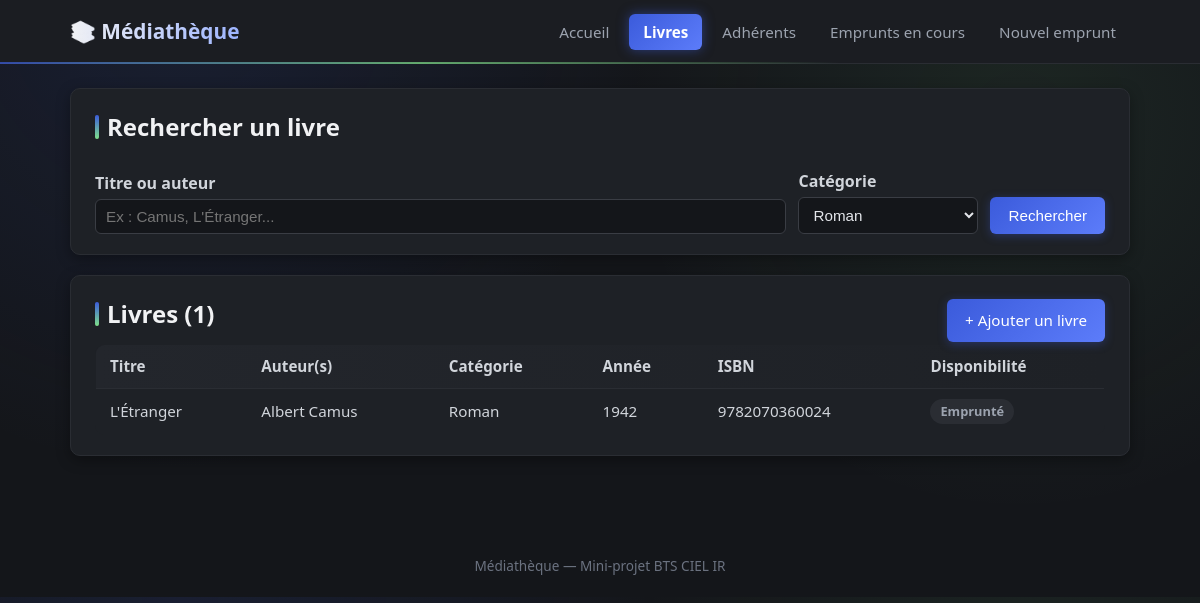
Screenshot of /mini-projet/livres.php?categorie=1 with the database file from the repository.
### tables this page shows
CREATE TABLE LIVRE (
    id_livre          INT AUTO_INCREMENT PRIMARY KEY,
    titre             VARCHAR(200) NOT NULL,
    isbn              VARCHAR(20) NOT NULL UNIQUE,
    annee_publication INT,
    disponible        BOOLEAN NOT NULL DEFAULT TRUE,
    id_categorie      INT,
    FOREIGN KEY (id_categorie) REFERENCES CATEGORIE(id_categorie)
);

CREATE TABLE CATEGORIE (
    id_categorie INT AUTO_INCREMENT PRIMARY KEY,
    libelle      VARCHAR(80) NOT NULL UNIQUE
);

### mini-projet/livres.php (the view, shortened to what this page needs)
<?php
require 'config/db.php';
$recherche = trim($_GET['q'] ?? '');
$categorieId = $_GET['categorie'] ?? '';
$sql = "
    SELECT
        l.id_livre, l.titre, l.isbn, l.annee_publication, l.disponible,
        c.libelle AS categorie,
        GROUP_CONCAT(DISTINCT CONCAT(a.prenom, ' ', a.nom) SEPARATOR ', ') AS auteurs
    FROM LIVRE l
    LEFT JOIN CATEGORIE c ON c.id_categorie = l.id_categorie
    LEFT JOIN LIVRE_AUTEUR la ON la.id_livre = l.id_livre
    LEFT JOIN AUTEUR a ON a.id_auteur = la.id_auteur
    WHERE 1 = 1
";
$params = [];
if ($categorieId !== '') {
    $sql .= " AND l.id_categorie = :categorie";
    $params['categorie'] = $categorieId;
}
$sql .= " GROUP BY l.id_livre ORDER BY l.titre ASC";
$stmt = $pdo->prepare($sql);
$stmt->execute($params);
$livres = $stmt->fetchAll();
$categories = $pdo->query("SELECT id_categorie, libelle FROM CATEGORIE ORDER BY libelle")->fetchAll();
require 'includes/header.php';
?>
<div class="card">
    <h2>Rechercher un livre</h2>
    <form method="get" action="livres.php" style="display:flex; gap:12px; flex-wrap:wrap; align-items:flex-end;">
        <div style="flex:1; min-width:200px;">
            <label for="q">Titre ou auteur</label>
            <input type="text" id="q" name="q" value="<?= htmlspecialchars($recherche) ?>" placeholder="Ex : Camus, L'Étranger...">
        </div>
        <div style="min-width:180px;">
            <label for="categorie">Catégorie</label>
            <select id="categorie" name="categorie">
                <?php foreach ($categories as $cat): ?>
                    <option value="<?= $cat['id_categorie'] ?>" <?= $categorieId == $cat['id_categorie'] ? 'selected' : '' ?>>
                        <?= htmlspecialchars($cat['libelle']) ?>
                    </option>
                <?php endforeach; ?>
            </select>
        </div>
        <div>
            <button type="submit">Rechercher</button>
        </div>
    </form>
</div>
<div class="card">
    <div style="display:flex; justify-content:space-between; align-items:center; flex-wrap:wrap; gap:10px;">
        <h2>Livres (<?= count($livres) ?>)</h2>
        <a class="btn" href="ajouter_livre.php" style="margin-top:0;">+ Ajouter un livre</a>
    </div>
    <table>
        <thead>
        <tr>
            <th>Titre</th>
            <th>Auteur(s)</th>
            <th>Catégorie</th>
            <th>Année</th>
            <th>ISBN</th>
            <th>Disponibilité</th>
        </tr>
        </thead>
        <tbody>
        <?php foreach ($livres as $livre): ?>
            <tr>
                <td><?= htmlspecialchars($livre['titre']) ?></td>
                <td><?= htmlspecialchars($livre['auteurs'] ?? '—') ?></td>
                <td><?= htmlspecialchars($livre['categorie'] ?? '—') ?></td>
                <td><?= htmlspecialchars($livre['annee_publication']) ?></td>
                <td><?= htmlspecialchars($livre['isbn']) ?></td>
                <td>
                    <?php if ($livre['disponible']): ?>
                        <span class="badge badge-dispo">Disponible</span>
                    <?php else: ?>
                        <span class="badge badge-emprunte">Emprunté</span>
                    <?php endif; ?>
                </td>
            </tr>
        <?php endforeach; ?>
        </tbody>
    </table>
</div>
<?php require 'includes/footer.php'; ?>

### mini-projet/assets/style.css (style rules this page uses)
* { box-sizing: border-box; margin: 0; padding: 0; }
body { font-family: "Segoe UI", Arial, sans-serif; background: radial-gradient(circle at 15% 0%, rgba(59, 91, 219, 0.12), transparent 40%), radial-gradient(circle at 85% 20%, rgba(126, 224, 138, 0.08), transparent 35%), #14161a; color: #e4e6eb; line-height: 1.5; }
.card { background: #1e2126; border: 1px solid #2a2d33; border-radius: 10px; padding: 20px 24px; margin-bottom: 20px; box-shadow: 0 4px 14px rgba(0, 0, 0, 0.35); transition: border-color 0.15s, box-shadow 0.15s; }
h2 { margin-bottom: 12px; color: #f1f2f4; display: flex; align-items: center; gap: 8px; }
h2::before { content: ""; display: inline-block; width: 4px; height: 1em; background: linear-gradient(180deg, #3b5bdb, #7ee08a); border-radius: 2px; }
table { width: 100%; border-collapse: collapse; background: #1e2126; border: 1px solid #2a2d33; border-radius: 10px; overflow: hidden; }
thead { background: linear-gradient(90deg, #23262c, #1e2126); color: #e4e6eb; }
th, td { padding: 10px 14px; text-align: left; border-bottom: 1px solid #2a2d33; font-size: 0.95rem; color: #d1d5db; }
tbody tr { transition: background 0.15s; }
tbody tr:last-child td { border-bottom: none; }
.badge { display: inline-block; padding: 3px 10px; border-radius: 20px; font-size: 0.8rem; font-weight: 600; }
.badge-emprunte { background: #2a2d33; color: #9ca3af; }
form label { display: block; font-weight: 600; margin-top: 12px; margin-bottom: 4px; color: #d1d5db; }
form input[type="text"], form input[type="date"], form input[type="email"], form select { width: 100%; padding: 8px 10px; background: #14161a; border: 1px solid #3a3d44; border-radius: 6px; font-size: 0.95rem; color: #e4e6eb; transition: border-color 0.15s, box-shadow 0.15s; }
form button, .btn { margin-top: 16px; background: linear-gradient(135deg, #3b5bdb, #5c7cfa); color: #fff; border: none; padding: 10px 18px; border-radius: 6px; font-size: 0.95rem; cursor: pointer; text-decoration: none; display: inline-block; box-shadow: 0 2px 10px rgba(59, 91, 219, 0.35); transition: transform 0.1s, box-shadow 0.15s; }

### rows the page displays
livre: titre "L'Étranger", auteurs "Albert Camus", id_categorie.libelle "Roman", annee_publication "1942", isbn "9782070360024", disponible "Emprunté"

### other values shown
count($livres) "1"
form field categorie "Roman"
